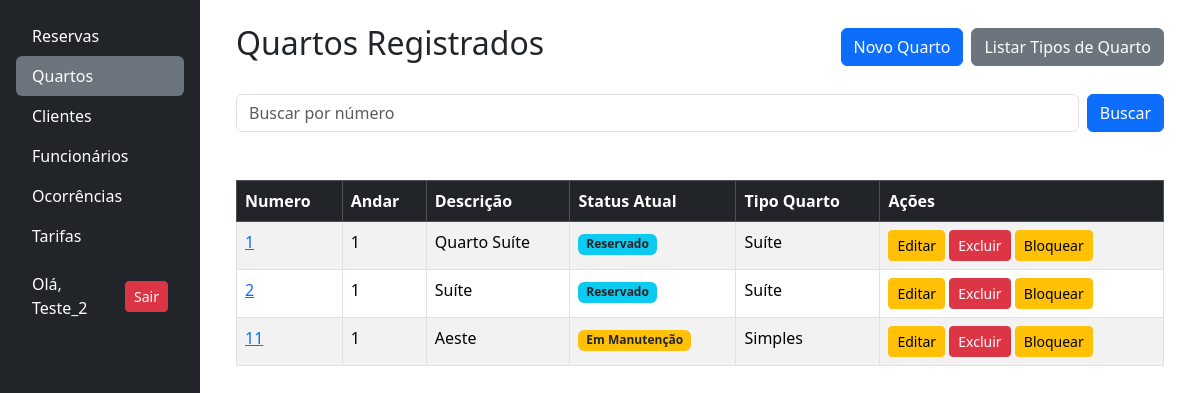
Before: /quartos/ (signed in) with the older database file.
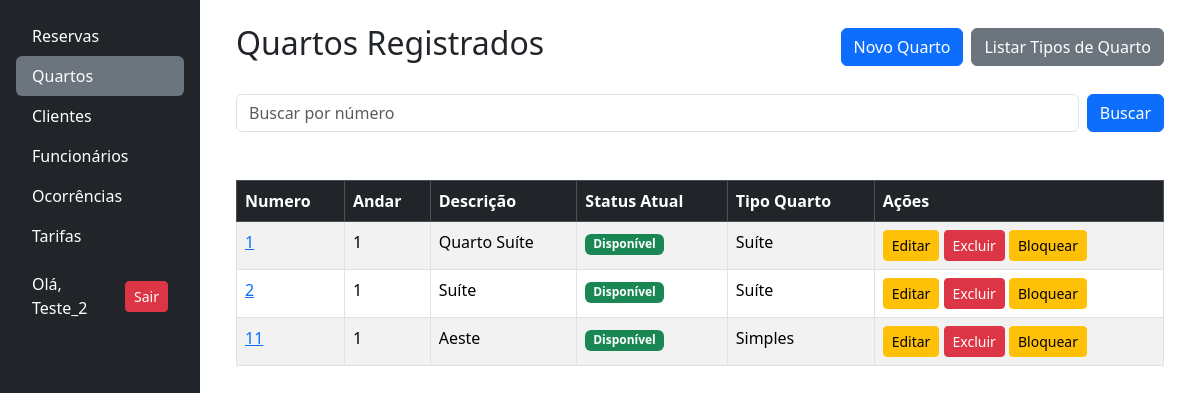
After: the same page with the newer database file.
### quartos/models.py (models this page shows, shortened)
class Quarto(models.Model):
    numero = models.IntegerField(
        unique=True,
        verbose_name="Número do Quarto"
    )
    andar = models.IntegerField(
        verbose_name="Andar do Quarto"
    )
    descricao = models.TextField(
        blank=True,
        null=True,
        verbose_name="Descrição do Quarto"
    )
    status = models.CharField(
        choices=QUARTO_STATUS_CHOICES,
        max_length=25,
        blank=False,
        verbose_name="Status Atual"
    )
    tipo = models.ForeignKey(
        TipoQuarto,
        on_delete=models.RESTRICT,
        verbose_name="Tipo de Quarto"
    )
    foto = StdImageField(
        upload_to='fotos/quartos',
        variations={'thumb': (150, 150), 'medium': (
            300, 300), 'large': (600, 400)},
        blank=True,
        null=True
    )

class TipoQuarto(models.Model):
    nome = models.CharField(max_length=100, unique=True, blank=False)
    descricao = models.TextField(max_length=400, blank=True, null=True)
    capacidade = models.IntegerField(verbose_name="Capacidade", blank=False)
    def __str__(self):
        return f"{self.nome}"

### quartos/views.py (the view)
# urls.py: path("quartos/", include("quartos.urls")),
@login_required
def quartos(request):
    query = request.GET.get('busca', '')
    if query:
        quartos = Quarto.objects.filter(numero__icontains=query)
    else:
        quartos = Quarto.objects.all()
    dados = {
        'quartos': quartos,
        'query': query,
    }
    return render(request, 'quartos/index.html', dados)

### quartos/templates/quartos/index.html
{% extends 'base.html' %}
{% block content %}
<div class="container">
  <div class="d-flex justify-content-between align-items-center mb-4">
    <h2>Quartos Registrados</h2>
    <div class="d-grid gap-2 d-md-flex justify-content-md-start">
      <a href="{% url 'cadastrar_quarto' %}" class="btn btn-primary">Novo Quarto</a>
      <a href="{% url 'tipos_quarto'%}" class="btn btn-secondary">Listar Tipos de Quarto</a>
    </div>
  </div>
  {% include 'partials/_busca.html' with placeholder_text="Buscar por número" %}
  <div class="table-responsive mt-4">
    <table class="table table-striped table-bordered mt-4">
      <thead class="table-dark">
        <tr>
          <th>
            <a href="{% url 'ordenar_quarto' 'numero' %}?busca={{query}}"
              class="text-white text-decoration-none">Numero</a>
          </th>
          <th>
            <a href="{% url 'ordenar_quarto' 'andar' %}?busca={{query}}"
              class="text-white text-decoration-none">Andar</a>
          </th>
          <th>
            <a href="{% url 'ordenar_quarto' 'descricao' %}?busca={{query}}"
              class="text-white text-decoration-none">Descrição</a>
          </th>
          <th>
            <a href="{% url 'ordenar_quarto' 'status' %}?busca={{query}}" class="text-white text-decoration-none">Status
              Atual</a>
          </th>
          <th>
            <a href="{% url 'ordenar_quarto' 'tipo' %}?busca={{query}}" class="text-white text-decoration-none">Tipo
              Quarto</a>
          </th>
          <th>Ações</th>
        </tr>
      </thead>
      <tbody>
        {% for quarto in quartos %}
        <tr>
          <td><a href="{% url 'detalhes_quarto' quarto.id %}">{{ quarto.numero }}</a></td>
          <td>{{ quarto.andar }}</td>
          <td>{{ quarto.descricao }}</td>
          <td>
           {% include 'quartos/partials/_quarto_status.html' %}
          </td>
          <td>{{ quarto.tipo }}</td>
          <td>
            <a href="{% url 'editar_quarto' quarto.id  %}" class="btn btn-sm btn-warning">Editar</a>
            <a href="{% url 'excluir_quarto' quarto.id  %}" class="btn btn-sm btn-danger">Excluir</a>
            {% if quarto.status != 'indisponivel' %}
              <a href="{% url 'bloquear_quarto' quarto.id %}" class="btn btn-warning btn-sm">Bloquear</a>
            {% elif quarto.status == 'indisponivel' %}
              <a href="{% url 'desbloquear_quarto' quarto.id %}" class="btn btn-success btn-sm">Desbloquear</a>
            {% endif %}
          </td>
        </tr>
        {% empty %}
        <tr>
          <td colspan="7" class="text-center">Nenhum Quarto encontrado.</td>
        </tr>
        {% endfor %}
      </tbody>
    </table>
  </div>
</div>
{% endblock %}

### quartos/templates/quartos/partials/_quarto_status.html
{% if quarto.status == "disponivel" %}
  <span class="badge bg-success">Disponível</span>
{% elif quarto.status == "reservado" %}
  <span class="badge bg-info text-dark">Reservado</span>
{% elif quarto.status == "ocupado" %}
  <span class="badge bg-danger">Ocupado</span>
{% elif quarto.status == "manutencao" %}
  <span class="badge bg-warning text-dark">Em Manutenção</span>
{% elif quarto.status == "indisponivel" %}
  <span class="badge bg-warning text-dark">Indisponível</span>
{% endif %}

Changed rows visible on the page:
changed Quarto "Quarto Suíte": status "Reservado" → "Disponível"
changed Quarto (number 2 of 3 on the later page): status "Reservado" → "Disponível"
changed Quarto "Aeste": status "Em Manutenção" → "Disponível"
